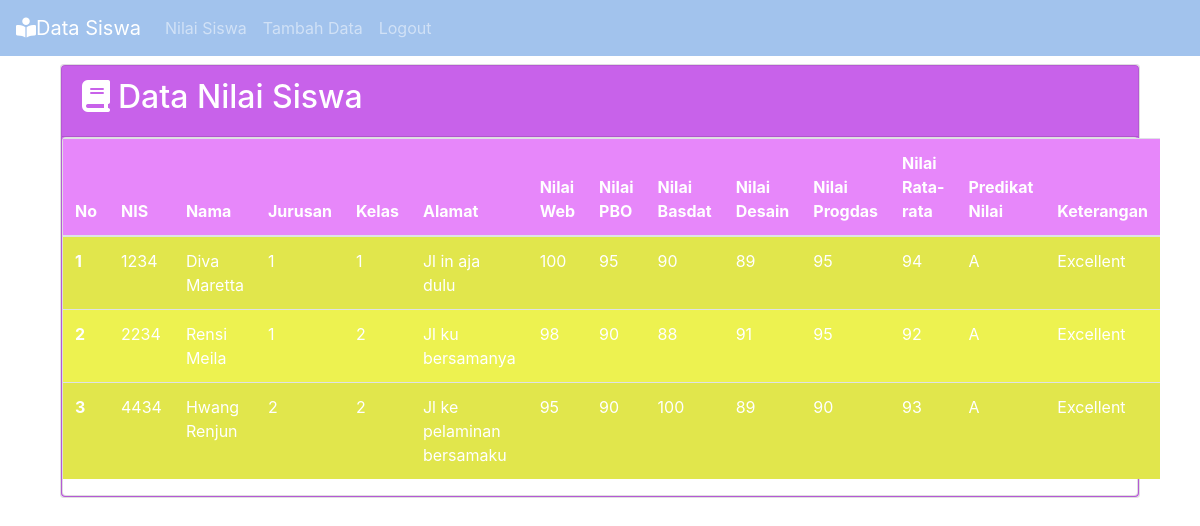
Page /data/index.php on the committed database.
### tables this page shows
CREATE TABLE `form_nilai_siswa` (
  `NIS` int(20) NOT NULL,
  `Nama` varchar(50) NOT NULL,
  `Alamat` text NOT NULL,
  `Nilai_Web` int(5) NOT NULL,
  `Nilai_PBO` int(5) NOT NULL,
  `Nilai_Basdat` int(5) NOT NULL,
  `Nilai_Desain` int(5) NOT NULL,
  `Nilai_Progdas` int(5) NOT NULL,
  `Jurusan` int(15) DEFAULT NULL,
  `Kelas` int(15) DEFAULT NULL,
  `Rata_rata` double NOT NULL,
  `Predikat` varchar(20) NOT NULL,
  `Keterangan` varchar(20) NOT NULL
);

### data/index.php (the view, shortened to what this page needs)
<?php
include 'koneksi.php';
$sql = "SELECT * FROM form_nilai_siswa";
$res = mysqli_query($koneksi, $sql);
$nilai = array();
while ($data = mysqli_fetch_assoc($res)) {
    $nilai[] = $data;
  }
include '../asset/Header.php';
?>
<div class="container">
    <div class="row-mt-2">
        <div class="col-md">
            <div class="card mt-2">
            <div class="card" style="background-color:#cf66f2;">
                <div class="card-header text-white">
                    <h2><i class="fas fa-book mr-2"></i>Data Nilai Siswa</h2>
                </div>
                <div class="card">
                <table class="table table-striped text-white">
                    <thead>
                        <tr>
                            <th scope="col">No</th>
                            <th scope="col">NIS</th>
                            <th scope="col">Nama</th>
                            <th scope="col">Jurusan</th>
                            <th scope="col">Kelas</th>
                            <th scope="col">Alamat</th>
                            <th scope="col">Nilai Web</th>
                            <th scope="col">Nilai PBO</th>
                            <th scope="col">Nilai Basdat</th>
                            <th scope="col">Nilai Desain</th>
                            <th scope="col">Nilai Progdas</th>
                            <th scope="col">Nilai Rata-rata</th>
                            <th scope="col">Predikat Nilai</th>
                            <th scope="col">Keterangan</th>
                        </tr>
                    </thead>
                    <tbody>
                        <?php
                        $no = 1;
                        foreach ($nilai as $n )  { ?>
                        <tr>
                            <th scope="row"><?= $no ?></th>
                            <td><?= $n['NIS'] ?></td>
                            <td><?= $n['Nama'] ?></td>
                            <td><?= $n['Jurusan'] ?></td>
                            <td><?= $n['Kelas'] ?></td>
                            <td><?= $n['Alamat'] ?></td>
                            <td><?= $n['Nilai_Web'] ?></td>
                            <td><?= $n['Nilai_PBO'] ?></td>
                            <td><?= $n['Nilai_Basdat'] ?></td>
                            <td><?= $n['Nilai_Desain'] ?></td>
                            <td><?= $n['Nilai_Progdas'] ?></td>
                            <td><?= $n['Rata_rata'] ?></td>
                            <td><?= $n['Predikat'] ?></td>
                            <td><?= $n['Keterangan'] ?></td>
                        </tr>
                        <?php
                        $no++;
                        }
                        ?>
                    </tbody>
                    </table>
                </div>
            </div>
            </div>
        </div>
    </div>
</div>
<?php
include '../asset/Footer.php';
?>

### Header.php (shortened to what this page needs)
<!DOCTYPE html>
<html lang="en">
<head>
  <link rel="stylesheet" href="http://localhost/Challenge/asset/bootstrap/css/bootstrap.min.css">
  <link rel="stylesheet" href="http://localhost/Challenge/asset/fontawesome/css/all.min.css">
</head>
<body>
  <nav class="navbar navbar-expand-lg navbar-dark" style="background-color: #a2c3ed;">
    <a class="navbar-brand"href="http://localhost/Challenge/data/index.php"><i class="fas fa-book-reader"></i>Data Siswa</a>
    <div class="collapse navbar-collapse" id="navbarNavAltMarkup">
      <div class="navbar-nav">
        <a class="nav-item nav-link" href="http://localhost/Challenge/data/index.php">Nilai Siswa</a>
        <a class="nav-item nav-link" href="http://localhost/Challenge/data/tambah.php">Tambah Data</a>
        <a target="_blank" class="nav-item nav-link" href="https://www.google.com/">Logout</a>
      </div>
    </div>
</nav>
</body>
</html>

### Footer.php (shortened to what this page needs)
</body>
</html>

### Header.php (style rules this page uses)
.container { position: relative; }

### data/index.php (style rules this page uses)
body { background: url(unusual_workers-min.gif); background-repeat: no-repeat; background-size:cover; margin:0; padding:0; }
thead { background-color: #e787fa; color: white; }
tbody { background-color: #edf250; color: white; }

### rows in the picture
form_nilai_siswa: NIS "1234", Nama "Diva Maretta", Jurusan "1", Kelas "1", Alamat "Jl in aja dulu", Nilai_Web "100", Nilai_PBO "95", Nilai_Basdat "90", Nilai_Desain "89", Nilai_Progdas "95", Rata_rata "94", Predikat "A", Keterangan "Excellent"
form_nilai_siswa: NIS "2234", Nama "Rensi Meila", Jurusan "1", Kelas "2", Alamat "Jl ku bersamanya", Nilai_Web "98", Nilai_PBO "90", Nilai_Basdat "88", Nilai_Desain "91", Nilai_Progdas "95", Rata_rata "92", Predikat "A", Keterangan "Excellent"
form_nilai_siswa: NIS "4434", Nama "Hwang Renjun", Jurusan "2", Kelas "2", Alamat "Jl ke pelaminan bersamaku", Nilai_Web "95", Nilai_PBO "90", Nilai_Basdat "100", Nilai_Desain "89", Nilai_Progdas "90", Rata_rata "93", Predikat "A", Keterangan "Excellent"
